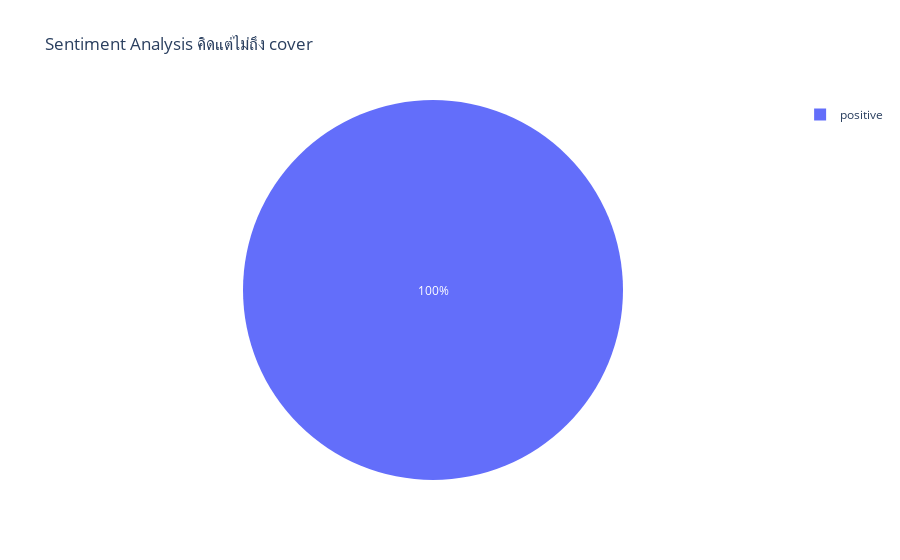

The code cell stored with this chart in its notebook:
### Markdown cell above
## Analyze

### Code cell
fig = px.pie(df_ana_show, values='Count', names='predict',title='Sentiment Analysis คิดแต่ไม่ถึง cover')
fig.update_traces(textposition='inside')
fig.update_layout(uniformtext_minsize=12, uniformtext_mode='hide')
fig.show()

### Figure 1 — Plotly figure (JSON) as saved in the notebook; plotly's stock layout.template omitted (floating-point values rounded to 4 significant figures)
{"data": [{"domain": {"x": [0, 1], "y": [0, 1]}, "hovertemplate": "predict=%{label}<br>Count=%{value}<extra></extra>", "labels": ["positive"], "legendgroup": "", "name": "", "showlegend": true, "textposition": "inside", "type": "pie", "values": [96]}], "layout": {"legend": {"tracegroupgap": 0}, "title": {"text": "Sentiment Analysis คิดแต่ไม่ถึง cover"}, "uniformtext": {"minsize": 12, "mode": "hide"}}}
